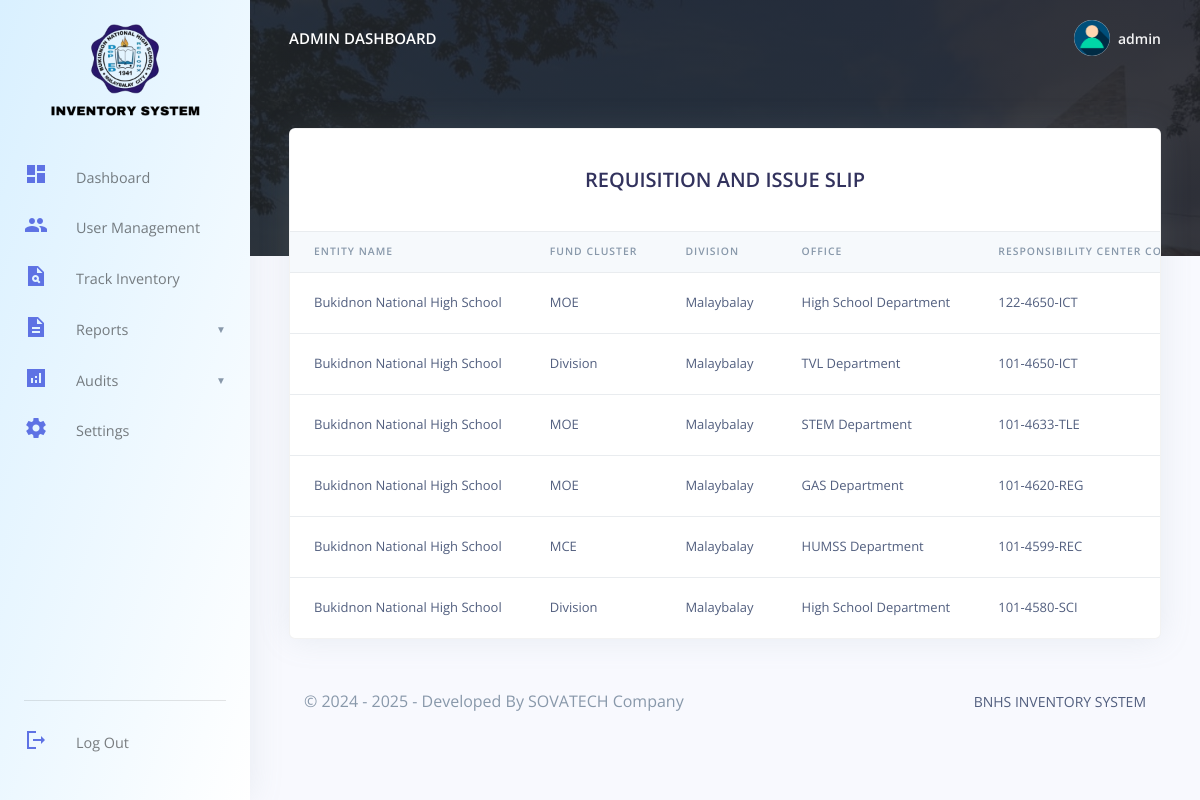
Page /BNHS/admin/display_ris.php (signed in) on the committed database.
### tables this page shows
CREATE TABLE `bnhs_admin` (
  `admin_id` varchar(15) NOT NULL,
  `admin_name` varchar(255) DEFAULT NULL,
  `admin_email` varchar(255) DEFAULT NULL,
  `admin_password` varchar(255) DEFAULT NULL,
  `created_at` timestamp(6) NULL DEFAULT NULL ON UPDATE current_timestamp(6),
  `resetcode` int(6) DEFAULT NULL
);

CREATE TABLE `requisition_and_issue_slips` (
  `ris_id` int(11) NOT NULL,
  `entity_id` int(11) NOT NULL,
  `division` varchar(100) DEFAULT NULL,
  `office` varchar(100) DEFAULT NULL,
  `responsibility_code` varchar(50) DEFAULT NULL,
  `ris_no` varchar(50) NOT NULL,
  `purpose` text DEFAULT NULL,
  `requested_by_name` varchar(100) NOT NULL,
  `requested_by_designation` varchar(100) DEFAULT NULL,
  `requested_by_date` date DEFAULT NULL,
  `approved_by_name` varchar(100) DEFAULT NULL,
  `approved_by_designation` varchar(100) DEFAULT NULL,
  `approved_by_date` date DEFAULT NULL,
  `issued_by_name` varchar(100) DEFAULT NULL,
  `issued_by_designation` varchar(100) DEFAULT NULL,
  `issued_by_date` date DEFAULT NULL,
  `received_by_name` varchar(100) DEFAULT NULL,
  `received_by_designation` varchar(100) DEFAULT NULL,
  `received_by_date` date DEFAULT NULL,
  `created_at` timestamp NOT NULL DEFAULT current_timestamp(),
  `updated_at` timestamp NOT NULL DEFAULT current_timestamp() ON UPDATE current_timestamp()
);

CREATE TABLE `entities` (
  `entity_id` int(11) NOT NULL,
  `entity_name` varchar(100) NOT NULL,
  `fund_cluster` varchar(50) NOT NULL,
  `created_at` timestamp NOT NULL DEFAULT current_timestamp(),
  `updated_at` timestamp NOT NULL DEFAULT current_timestamp() ON UPDATE current_timestamp()
);

### BNHS/admin/display_ris.php (the view, shortened to what this page needs)
<?php
include('config/config.php');
require_once('partials/_head.php');
?>
<body>
  <?php require_once('partials/_sidebar.php'); ?>
  <div class="main-content">
    <?php require_once('partials/_topnav.php'); ?>
    <div class="container-fluid mt--8">
      <div class="row">
        <div class="col">
          <div class="card shadow">
            <div class="card-header border-0">
              <div class="col">
                <h2 class="text-center mb-3 pt-3 text-uppercase">Requisition and Issue Slip</h2>
              </div>
            </div>
            <div class="table-responsive">
              <table class="table align-items-center table-flush">
                <thead class="thead-light">
                  <tr>
                    <th scope="col">Entity Name</th>
                    <th scope="col">Fund Cluster</th>
                    <th scope="col">Division</th>
                    <th scope="col">Office</th>
                    <th scope="col">Responsibility Center Code</th>
                  </tr>
                </thead>
                <tbody>
                  <?php
                  $ret = "SELECT
                        r.*,
                        e.entity_name,
                        e.fund_cluster
                      FROM requisition_and_issue_slips r
                      JOIN entities e ON r.entity_id = e.entity_id
                      GROUP BY r.ris_no
                      ORDER BY r.created_at DESC, r.ris_id";
                  $stmt = $mysqli->prepare($ret);
                  $stmt->execute();
                  $res = $stmt->get_result();
                  while ($ris = $res->fetch_object()) {
                  ?>
                    <tr>
                      <td><?php echo htmlspecialchars($ris->entity_name); ?></td>
                      <td><?php echo htmlspecialchars($ris->fund_cluster); ?></td>
                      <td><?php echo htmlspecialchars($ris->division); ?></td>
                      <td><?php echo htmlspecialchars($ris->office); ?></td>
                      <td><?php echo htmlspecialchars($ris->responsibility_code); ?></td>
                    </tr>
                  <?php } ?>
                </tbody>
              </table>
            </div>
          </div>
        </div>
      </div>
      <?php require_once('partials/_mainfooter.php'); ?>
    </div>
  </div>
</body>
</html>

### BNHS/admin/partials/_sidebar.php (shortened to what this page needs)
<?php
$admin_id = $_SESSION['admin_id'];
$ret = "SELECT * FROM   bnhs_admin  WHERE admin_id = '$admin_id'";
$stmt = $mysqli->prepare($ret);
$stmt->execute();
$res = $stmt->get_result();
while ($admin = $res->fetch_object()) {
  ?>
  <nav class="navbar navbar-vertical fixed-left navbar-expand-md navbar-light" id="sidenav-main" style="background: linear-gradient(to bottom right, #d9f0ff, #ffffff);">
  <div class="container-fluid">
      <a class="pt-1 nav-logo-container" href="dashboard.php">
        <img src="assets/img/theme/logos.png" class="nav-logo" alt="...">
      </a>
      <div class="collapse navbar-collapse" id="sidenav-collapse-main">
        <ul class="navbar-nav">
          <li class="nav-item">
            <a class="nav-link" href="dashboard.php">
              <i><span class="material-icons-sharp text-primary">dashboard</span></i> Dashboard
            </a>
          </li>
          <li class="nav-item">
            <a class="nav-link" href="user_management.php">
              <i><span class="material-icons-sharp text-primary">group</span></i> User Management
            </a>
          </li>
          <li class="nav-item">
            <a class="nav-link" href="track_inventory.php">
              <i><span class="material-icons-sharp text-primary">plagiarism</span></i> Track Inventory
            </a>
          </li>
          <li class="nav-item">
            <a class="nav-link " href="#reportsSubmenu" data-toggle="collapse" aria-expanded="false">
              <i><span class="material-icons-sharp text-primary">description</span></i> Reports
            </a>
          </li>
          <li class="nav-item">
            <a class="nav-link" href="#AuditsSubmenu" data-toggle="collapse" aria-expanded="false">
              <i><span class="material-icons-sharp text-primary">analytics</span></i> Audits
            </a>
          </li>
          <li class="nav-item">
            <a class="nav-link" href="change_profile.php">
              <i><span class="material-icons-sharp text-primary">settings</span></i> Settings
            </a>
          </li>
        </ul>
        <div class="sidebar-footer mt-auto">
          <hr class="my-3">
          <ul class="navbar-nav mb-md-3">
            <li class="nav-item">
              <a class="nav-link" href="logout.php" id="logoutBtn">
                <i><span class="material-icons-sharp text-primary">logout</span></i> Log Out
              </a>
            </li>
          </ul>
        </div>
      </div>
    </div>
  </nav>
<?php } ?>

### BNHS/admin/partials/_topnav.php (shortened to what this page needs)
<?php
$admin_id = $_SESSION['admin_id'];
$ret = "SELECT * FROM  bnhs_admin  WHERE admin_id = '$admin_id'";
$stmt = $mysqli->prepare($ret);
$stmt->execute();
$res = $stmt->get_result();
while ($admin = $res->fetch_object()) {
    ?>
    <nav class="navbar navbar-top navbar-expand-md navbar-dark" id="navbar-main">
        <div class="container-fluid">
            <a class="h4 mb-0 text-white text-uppercase d-none d-lg-inline-block"
                href="dashboard.php"><?php echo $admin->admin_name; ?> Dashboard</a>
            <ul class="navbar-nav align-items-center d-none d-md-flex">
                <li class="nav-item dropdown">
                    <a class="nav-link pr-0" href="#" role="button" data-toggle="dropdown" aria-haspopup="true"
                        aria-expanded="false">
                        <div class="media align-items-center">
                            <span class="avatar avatar-sm rounded-circle">
                                <img alt="Image placeholder" src="assets/img/theme/user-a-min.png">
                            </span>
                            <div class="media-body ml-2 d-none d-lg-block">
                                <span class="mb-0 text-sm  font-weight-bold "><?php echo $admin->admin_name; ?></span>
                            </div>
                        </div>
                    </a>
                </li>
            </ul>
        </div>
    </nav>
<?php } ?>

### BNHS/admin/partials/_head.php (style rules this page uses)
.navbar-nav .nav-link { display: flex; color: var(--color-info-dark); gap: 1rem; align-items: center; position: relative; }
.nav-logo { object-fit: cover; object-position: center; height: 100px; }
.nav-logo-container { display: flex; justify-content: center; align-items: center; }

### BNHS/admin/partials/_sidebar.php (style rules this page uses)
.nav-link[data-toggle="collapse"]::after { content: "▼" !important; font-size: 10px; color: #5f73e4; margin-left: 6px; }

### rows in the picture
bnhs_admin: admin_name "ADMIN", admin_name "admin"
requisition_and_issue_slips: entity.entity_name "Bukidnon National High School", entity.fund_cluster "MOE", division "Malaybalay", office "High School Department", responsibility_code "122-4650-ICT"
requisition_and_issue_slips: entity.entity_name "Bukidnon National High School", entity.fund_cluster "Division", division "Malaybalay", office "TVL Department", responsibility_code "101-4650-ICT"
requisition_and_issue_slips: entity.entity_name "Bukidnon National High School", entity.fund_cluster "MOE", division "Malaybalay", office "STEM Department", responsibility_code "101-4633-TLE"
requisition_and_issue_slips: entity.entity_name "Bukidnon National High School", entity.fund_cluster "MOE", division "Malaybalay", office "GAS Department", responsibility_code "101-4620-REG"
requisition_and_issue_slips: entity.entity_name "Bukidnon National High School", entity.fund_cluster "MCE", division "Malaybalay", office "HUMSS Department", responsibility_code "101-4599-REC"
requisition_and_issue_slips: entity.entity_name "Bukidnon National High School", entity.fund_cluster "Division", division "Malaybalay", office "High School Department", responsibility_code "101-4580-SCI"
